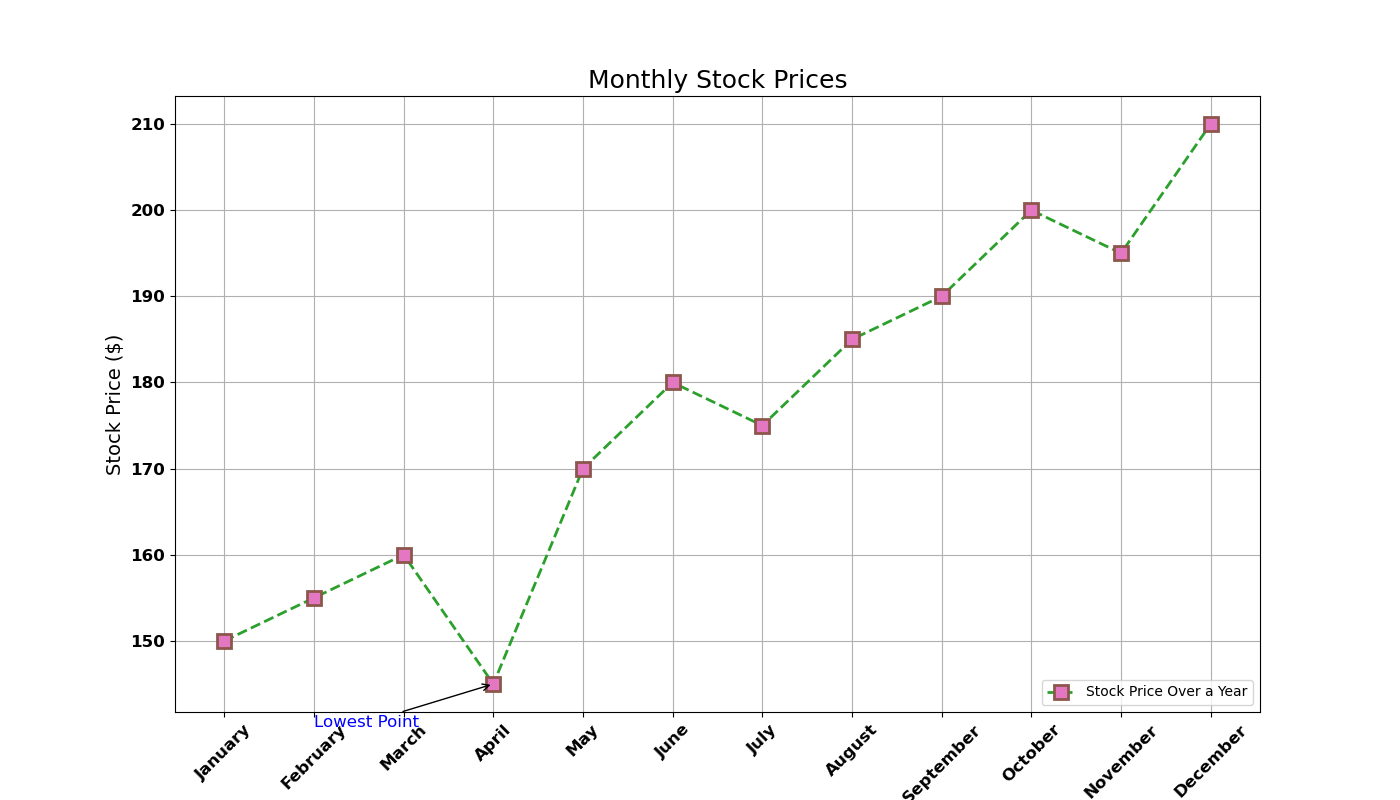

This figure's Python source:

import matplotlib.pyplot as plt

data = [
    {'Month': 'January', 'Stock Price ($)': 150},
    {'Month': 'February', 'Stock Price ($)': 155},
    {'Month': 'March', 'Stock Price ($)': 160},
    {'Month': 'April', 'Stock Price ($)': 145},
    {'Month': 'May', 'Stock Price ($)': 170},
    {'Month': 'June', 'Stock Price ($)': 180},
    {'Month': 'July', 'Stock Price ($)': 175},
    {'Month': 'August', 'Stock Price ($)': 185},
    {'Month': 'September', 'Stock Price ($)': 190},
    {'Month': 'October', 'Stock Price ($)': 200},
    {'Month': 'November', 'Stock Price ($)': 195},
    {'Month': 'December', 'Stock Price ($)': 210}
]

months = [entry['Month'] for entry in data]
prices = [entry['Stock Price ($)'] for entry in data]

plt.figure(figsize=(14, 8))

plt.plot(months, prices, color='#2ca02c', linestyle='--', linewidth=2, 
         marker='s', markersize=10, markerfacecolor='#e377c2', markeredgewidth=2, 
         markeredgecolor='#8c564b', label='Stock Price Over a Year')

plt.title('Monthly Stock Prices', fontsize=18, loc='center')
plt.xlabel('Month', fontsize=14)
plt.ylabel('Stock Price ($)', fontsize=14)

plt.legend(loc='lower right')

plt.grid(True)

plt.xticks(fontsize=12, fontweight='bold', rotation=45)
plt.yticks(fontsize=12, fontweight='bold')

plt.annotate('Lowest Point', xy=('April', 145), xytext=('February', 140),
             arrowprops=dict(facecolor='red', arrowstyle='->'),
             fontsize=12, color='blue')

plt.show()
